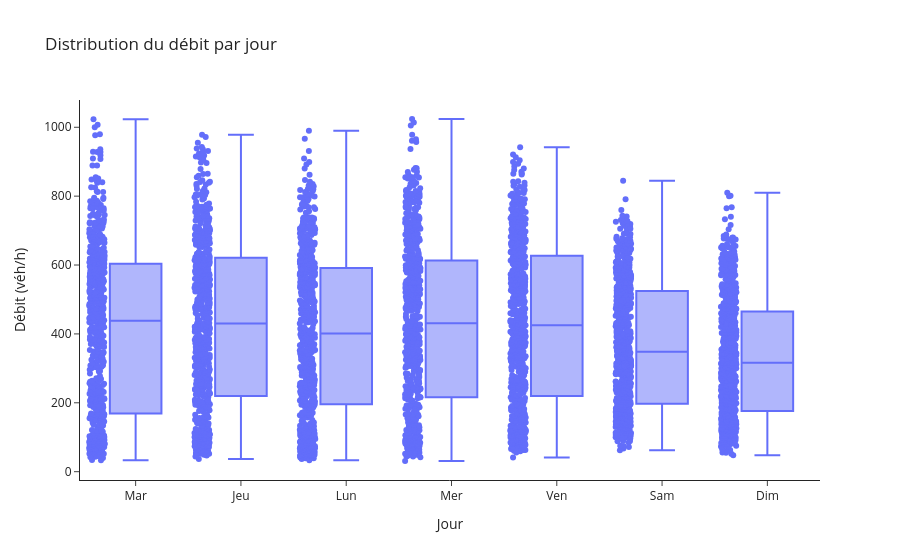

This figure's notebook cell:
### Code cell
box = df_axe.dropna(subset=['Débit horaire']).copy()
fig = px.box(
    box, x='jour_semaine', y='Débit horaire', points='all',
    title=f"Distribution du débit par jour",
    labels={'jour_semaine':'Jour','Débit horaire':'Débit (véh/h)'}
)
fig.update_layout(template='simple_white')
fig.show()

### Figure 1 — Plotly figure (JSON) as saved in the notebook; plotly's stock layout.template omitted (floating-point values rounded to 4 significant figures; data arrays with more than 128 entries replaced by an {"elided": "..."} marker saying what was removed)
{"data": [{"alignmentgroup": "True", "boxpoints": "all", "hovertemplate": "Jour=%{x}<br>Débit (véh/h)=%{y}<extra></extra>", "legendgroup": "", "marker": {"color": "#636efa"}, "name": "", "notched": false, "offsetgroup": "", "orientation": "v", "showlegend": false, "type": "box", "x": {"elided": "4685 str values"}, "x0": " ", "xaxis": "x", "y": {"elided": "4685 float values"}, "y0": " ", "yaxis": "y"}], "layout": {"boxmode": "group", "legend": {"tracegroupgap": 0}, "title": {"text": "Distribution du débit par jour"}, "xaxis": {"anchor": "y", "domain": [0, 1], "title": {"text": "Jour"}}, "yaxis": {"anchor": "x", "domain": [0, 1], "title": {"text": "Débit (véh/h)"}}}}
